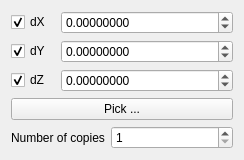
<?xml version="1.0" encoding="UTF-8"?>
<ui version="4.0">
 <class>Form</class>
 <widget class="QWidget" name="Form">
  <property name="geometry">
   <rect>
    <x>0</x>
    <y>0</y>
    <width>232</width>
    <height>145</height>
   </rect>
  </property>
  <property name="windowTitle">
   <string>Form</string>
  </property>
  <layout class="QGridLayout" name="gridLayout">
   <item row="0" column="0">
    <widget class="QCheckBox" name="checkBoxToggleDX">
     <property name="text">
      <string>dX</string>
     </property>
     <property name="checked">
      <bool>true</bool>
     </property>
     <property name="objectProperty" stdset="0">
      <string>OnPlaneDistance</string>
     </property>
     <property name="widgetAction" stdset="0">
      <string>toggleModifyProperty</string>
     </property>
    </widget>
   </item>
   <item row="0" column="1" colspan="2">
    <widget class="QDoubleSpinBox" name="doubleSpinBoxDX">
     <property name="sizePolicy">
      <sizepolicy hsizetype="MinimumExpanding" vsizetype="Fixed">
       <horstretch>0</horstretch>
       <verstretch>0</verstretch>
      </sizepolicy>
     </property>
     <property name="sizeIncrement">
      <size>
       <width>0</width>
       <height>0</height>
      </size>
     </property>
     <property name="decimals">
      <number>8</number>
     </property>
     <property name="minimum">
      <double>-100000000000.000000000000000</double>
     </property>
     <property name="maximum">
      <double>100000000000.000000000000000</double>
     </property>
     <property name="objectProperty" stdset="0">
      <string>OnPlaneDistance</string>
     </property>
     <property name="widgetAction" stdset="0">
      <string/>
     </property>
    </widget>
   </item>
   <item row="1" column="0">
    <widget class="QCheckBox" name="checkBoxToggleDY">
     <property name="text">
      <string>dY</string>
     </property>
     <property name="checked">
      <bool>true</bool>
     </property>
     <property name="objectProperty" stdset="0">
      <string>OnPlaneDistance</string>
     </property>
     <property name="widgetAction" stdset="0">
      <string>toggleModifyProperty</string>
     </property>
    </widget>
   </item>
   <item row="1" column="1" colspan="2">
    <widget class="QDoubleSpinBox" name="doubleSpinBoxDY">
     <property name="sizePolicy">
      <sizepolicy hsizetype="MinimumExpanding" vsizetype="Fixed">
       <horstretch>0</horstretch>
       <verstretch>0</verstretch>
      </sizepolicy>
     </property>
     <property name="sizeIncrement">
      <size>
       <width>0</width>
       <height>0</height>
      </size>
     </property>
     <property name="decimals">
      <number>8</number>
     </property>
     <property name="minimum">
      <double>-100000000000.000000000000000</double>
     </property>
     <property name="maximum">
      <double>100000000000.000000000000000</double>
     </property>
     <property name="objectProperty" stdset="0">
      <string>OnPlaneDistance</string>
     </property>
     <property name="widgetAction" stdset="0">
      <string/>
     </property>
    </widget>
   </item>
   <item row="2" column="0">
    <widget class="QCheckBox" name="checkBoxToggleDZ">
     <property name="text">
      <string>dZ</string>
     </property>
     <property name="checked">
      <bool>true</bool>
     </property>
     <property name="objectProperty" stdset="0">
      <string>OnPlaneDistance</string>
     </property>
     <property name="widgetAction" stdset="0">
      <string>toggleModifyProperty</string>
     </property>
    </widget>
   </item>
   <item row="2" column="1" colspan="2">
    <widget class="QDoubleSpinBox" name="doubleSpinBoxDZ">
     <property name="sizePolicy">
      <sizepolicy hsizetype="MinimumExpanding" vsizetype="Fixed">
       <horstretch>0</horstretch>
       <verstretch>0</verstretch>
      </sizepolicy>
     </property>
     <property name="sizeIncrement">
      <size>
       <width>0</width>
       <height>0</height>
      </size>
     </property>
     <property name="decimals">
      <number>8</number>
     </property>
     <property name="minimum">
      <double>-100000000000.000000000000000</double>
     </property>
     <property name="maximum">
      <double>100000000000.000000000000000</double>
     </property>
     <property name="objectProperty" stdset="0">
      <string>OnPlaneDistance</string>
     </property>
     <property name="widgetAction" stdset="0">
      <string/>
     </property>
    </widget>
   </item>
   <item row="3" column="0" colspan="3">
    <widget class="QPushButton" name="pushButtonPick">
     <property name="text">
      <string>Pick ...</string>
     </property>
    </widget>
   </item>
   <item row="4" column="0" colspan="2">
    <widget class="QLabel" name="label">
     <property name="text">
      <string>Number of copies</string>
     </property>
    </widget>
   </item>
   <item row="4" column="2">
    <widget class="QSpinBox" name="spinBoxNumber">
     <property name="sizePolicy">
      <sizepolicy hsizetype="MinimumExpanding" vsizetype="Fixed">
       <horstretch>0</horstretch>
       <verstretch>0</verstretch>
      </sizepolicy>
     </property>
     <property name="contextMenuPolicy">
      <enum>Qt::NoContextMenu</enum>
     </property>
     <property name="suffix">
      <string/>
     </property>
     <property name="minimum">
      <number>1</number>
     </property>
     <property name="maximum">
      <number>1000000000</number>
     </property>
     <property name="value">
      <number>1</number>
     </property>
     <property name="objectProperty" stdset="0">
      <string notr="true">PartStartNumber</string>
     </property>
     <property name="widgetAction" stdset="0">
      <string/>
     </property>
    </widget>
   </item>
  </layout>
 </widget>
 <resources/>
 <connections/>
</ui>
